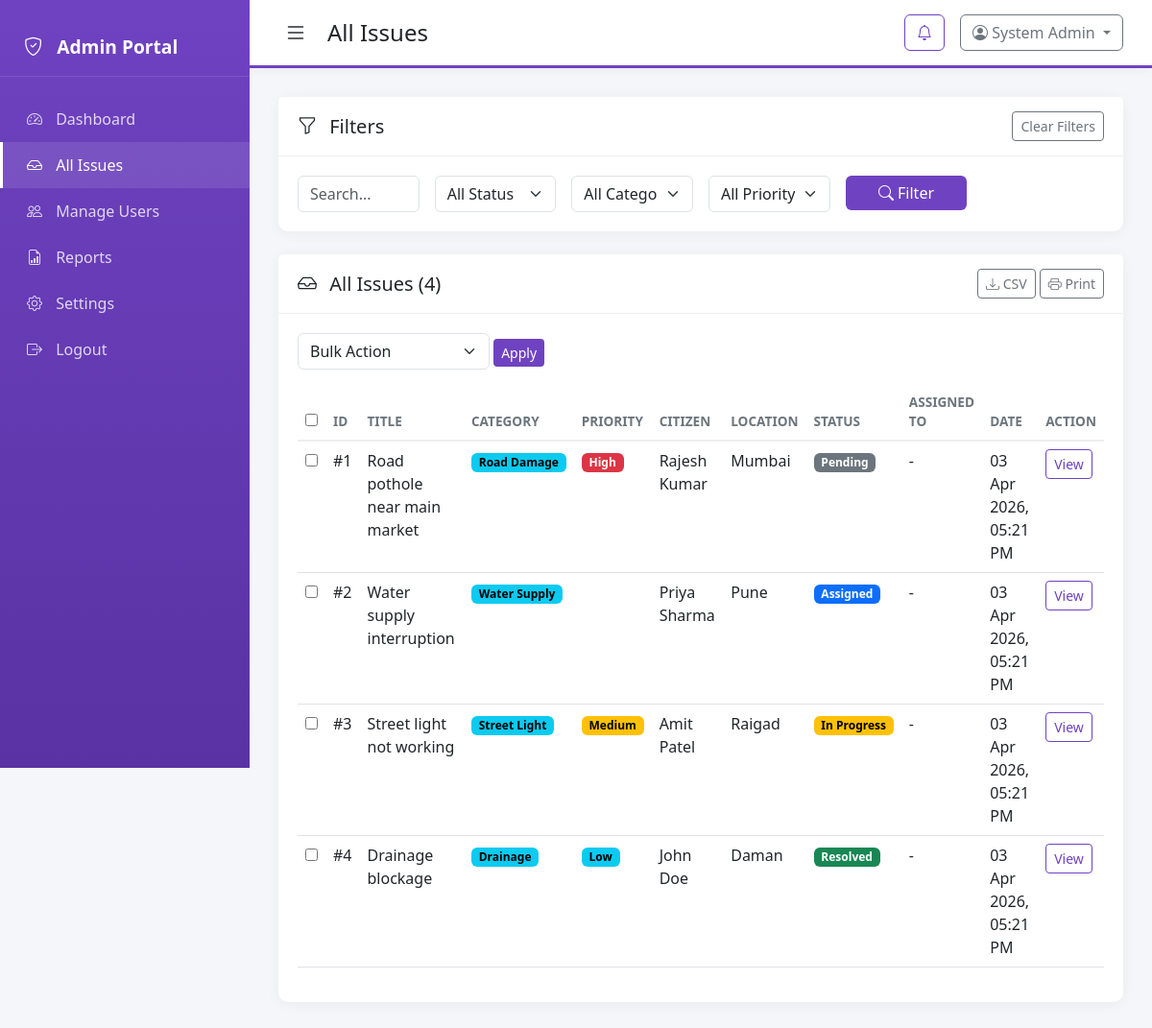
The page /admin/issues.php (signed in) on the database its author committed.
### tables this page shows
CREATE TABLE users (
    id INT AUTO_INCREMENT PRIMARY KEY,
    full_name VARCHAR(100) NOT NULL,
    email VARCHAR(150) NOT NULL UNIQUE,
    phone VARCHAR(20),
    password VARCHAR(255) NOT NULL,
    role ENUM('citizen', 'solver', 'admin') NOT NULL,
    address VARCHAR(255),
    city VARCHAR(100),
    profile_pic VARCHAR(255),
    is_active TINYINT(1) DEFAULT 1,
    created_at TIMESTAMP DEFAULT CURRENT_TIMESTAMP
);

CREATE TABLE issues (
    id INT AUTO_INCREMENT PRIMARY KEY,
    citizen_id INT NOT NULL,
    title VARCHAR(200) NOT NULL,
    description TEXT NOT NULL,
    category ENUM('road', 'water', 'electricity', 'sanitation', 'drainage', 'street_light', 'other') NOT NULL,
    address_line VARCHAR(255),
    village VARCHAR(100),
    taluka VARCHAR(100),
    district VARCHAR(100),
    state VARCHAR(100),
    pincode VARCHAR(10),
    latitude DECIMAL(10, 8),
    longitude DECIMAL(11, 8),
    photo_path VARCHAR(255),
    status ENUM('pending', 'assigned', 'in_progress', 'resolved', 'closed') DEFAULT 'pending',
    priority ENUM('low', 'medium', 'high', 'critical') DEFAULT 'medium',
    assigned_to INT,
    admin_notes TEXT,
    resolved_at DATETIME,
    created_at TIMESTAMP DEFAULT CURRENT_TIMESTAMP,
    updated_at TIMESTAMP DEFAULT CURRENT_TIMESTAMP ON UPDATE CURRENT_TIMESTAMP,
    FOREIGN KEY (citizen_id) REFERENCES users(id) ON DELETE CASCADE,
    FOREIGN KEY (assigned_to) REFERENCES users(id) ON DELETE SET NULL
);

### includes/functions.php (called while the page is built, shortened)
<?php
function sanitize($data) {
    return htmlspecialchars(trim($data), ENT_QUOTES, 'UTF-8');
}
function getStatusColor($status) {
    $colors = [
        'pending' => 'secondary',
        'assigned' => 'primary',
        'in_progress' => 'warning',
        'resolved' => 'success',
        'closed' => 'dark'
    ];
    return $colors[$status] ?? 'secondary';
}
function getPriorityColor($priority) {
    $colors = [
        'low' => 'info',
        'medium' => 'warning',
        'high' => 'danger',
        'critical' => 'bg-danger'
    ];
    return $colors[$priority] ?? 'info';
}
function getCategoryLabel($category) {
    $labels = [
        'road' => 'Road Damage',
        'water' => 'Water Supply',
        'electricity' => 'Electricity',
        'sanitation' => 'Sanitation',
        'drainage' => 'Drainage',
        'street_light' => 'Street Light',
        'other' => 'Other'
    ];
    return $labels[$category] ?? $category;
}
function formatDate($date, $format = 'd M Y, h:i A') {
    return date($format, strtotime($date));
}
function getStatusLabel($status) {
    $labels = [
        'pending' => 'Pending',
        'assigned' => 'Assigned',
        'in_progress' => 'In Progress',
        'resolved' => 'Resolved',
        'closed' => 'Closed'
    ];
    return $labels[$status] ?? $status;
}
function getPriorityLabel($priority) {
    $labels = [
        'low' => 'Low',
        'medium' => 'Medium',
        'high' => 'High',
        'critical' => 'Critical'
    ];
    return $labels[$priority] ?? $priority;
}
function getUserById($pdo, $userId) {
    $stmt = $pdo->prepare("SELECT * FROM users WHERE id = ?");
    $stmt->execute([$userId]);
    return $stmt->fetch();
}

### admin/issues.php (the view, shortened to what this page needs)
<?php
require_once __DIR__ . '/../includes/db.php';
require_once __DIR__ . '/../includes/functions.php';
$userId = $_SESSION['user_id'];
$user = getUserById($pdo, $userId);
$where = "1=1";
$params = [];
$search = $_GET['search'] ?? '';
$stmt = $pdo->prepare("SELECT i.*, u.full_name as citizen_name FROM issues i JOIN users u ON i.citizen_id = u.id WHERE $where ORDER BY i.created_at DESC");
$stmt->execute($params);
$issues = $stmt->fetchAll();
?>
<!DOCTYPE html>
<html lang="en">
<head>
    <link href="https://cdn.jsdelivr.net/npm/bootstrap@5.3.0/dist/css/bootstrap.min.css" rel="stylesheet">
    <link href="https://cdn.jsdelivr.net/npm/bootstrap-icons@1.10.0/font/bootstrap-icons.css" rel="stylesheet">
    <link rel="stylesheet" href="../assets/css/style.css">
</head>
<body>
    <div class="sidebar sidebar-admin">
        <div class="sidebar-header">
            <i class="bi bi-shield-check"></i> Admin Portal
        </div>
        <nav>
            <a href="dashboard.php"><i class="bi bi-speedometer2"></i> Dashboard</a>
            <a href="issues.php" class="active"><i class="bi bi-inbox"></i> All Issues</a>
            <a href="users.php"><i class="bi bi-people"></i> Manage Users</a>
            <a href="reports.php"><i class="bi bi-file-earmark-bar-graph"></i> Reports</a>
            <a href="settings.php"><i class="bi bi-gear"></i> Settings</a>
            <a href="logout.php"><i class="bi bi-box-arrow-right"></i> Logout</a>
        </nav>
    </div>
    <div class="main-content">
        <header class="top-bar top-bar-admin">
            <button class="btn-toggle" onclick="toggleSidebar()">
                <i class="bi bi-list"></i>
            </button>
            <h4>All Issues</h4>
            <div class="ms-auto d-flex align-items-center gap-3">
                <div class="dropdown">
                    <button class="btn btn-outline-purple position-relative" data-bs-toggle="dropdown">
                        <i class="bi bi-bell"></i>
                    </button>
                </div>
                <div class="dropdown">
                    <button class="btn btn-outline-secondary dropdown-toggle" data-bs-toggle="dropdown">
                        <i class="bi bi-person-circle"></i> <?= sanitize($user['full_name']) ?>
                    </button>
                </div>
            </div>
        </header>
        <main class="content">
            <div class="card mb-4">
                <div class="card-header d-flex justify-content-between align-items-center">
                    <h5><i class="bi bi-funnel"></i> Filters</h5>
                    <a href="issues.php" class="btn btn-sm btn-outline-secondary">Clear Filters</a>
                </div>
                <div class="card-body">
                    <form method="GET" class="row g-3">
                        <div class="col-md-2">
                            <input type="text" name="search" class="form-control" placeholder="Search..." value="<?= sanitize($search) ?>">
                        </div>
                        <div class="col-md-2">
                            <select name="status" class="form-select">
                                <option value="">All Status</option>
                            </select>
                        </div>
                        <div class="col-md-2">
                            <select name="category" class="form-select">
                                <option value="">All Categories</option>
                            </select>
                        </div>
                        <div class="col-md-2">
                            <select name="priority" class="form-select">
                                <option value="">All Priority</option>
                            </select>
                        </div>
                        <div class="col-md-2">
                            <button type="submit" class="btn btn-purple w-100"><i class="bi bi-search"></i> Filter</button>
                        </div>
                    </form>
                </div>
            </div>
            <div class="card">
                <div class="card-header d-flex justify-content-between align-items-center">
                    <h5><i class="bi bi-inbox"></i> All Issues (<?= count($issues) ?>)</h5>
                    <div>
                        <button class="btn btn-sm btn-outline-secondary" onclick="exportCSV()"><i class="bi bi-download"></i> CSV</button>
                        <button class="btn btn-sm btn-outline-secondary" onclick="window.print()"><i class="bi bi-printer"></i> Print</button>
                    </div>
                </div>
                <div class="card-body">
                    <form method="POST" id="bulkForm">
                        <div class="mb-3">
                            <select name="bulk_status" class="form-select d-inline-block w-auto">
                                <option value="">Bulk Action</option>
                            </select>
                            <button type="submit" class="btn btn-sm btn-purple">Apply</button>
                        </div>
                        <div class="table-responsive">
                            <table class="table table-hover" id="issuesTable">
                                <thead>
                                    <tr>
                                        <th><input type="checkbox" id="selectAll"></th>
                                        <th>ID</th>
                                        <th>Title</th>
                                        <th>Category</th>
                                        <th>Priority</th>
                                        <th>Citizen</th>
                                        <th>Location</th>
                                        <th>Status</th>
                                        <th>Assigned To</th>
                                        <th>Date</th>
                                        <th>Action</th>
                                    </tr>
                                </thead>
                                <tbody>
                                    <?php foreach ($issues as $issue): ?>
                                        <?php
                                        $assignedTo = null;
                                        ?>
                                        <tr>
                                            <td><input type="checkbox" name="issue_ids[]" value="<?= $issue['id'] ?>"></td>
                                            <td>#<?= $issue['id'] ?></td>
                                            <td><?= sanitize($issue['title']) ?></td>
                                            <td><span class="badge bg-info"><?= getCategoryLabel($issue['category']) ?></span></td>
                                            <td><span class="badge bg-<?= getPriorityColor($issue['priority']) ?>"><?= getPriorityLabel($issue['priority']) ?></span></td>
                                            <td><?= sanitize($issue['citizen_name']) ?></td>
                                            <td><?= sanitize($issue['district']) ?></td>
                                            <td><span class="badge bg-<?= getStatusColor($issue['status']) ?>"><?= getStatusLabel($issue['status']) ?></span></td>
                                            <td><?= $assignedTo ? sanitize($assignedTo) : '-' ?></td>
                                            <td><?= formatDate($issue['created_at']) ?></td>
                                            <td><a href="issue-detail.php?id=<?= $issue['id'] ?>" class="btn btn-sm btn-outline-purple">View</a></td>
                                        </tr>
                                    <?php endforeach; ?>
                                </tbody>
                            </table>
                        </div>
                    </form>
                </div>
            </div>
        </main>
    </div>
</body>
</html>

### assets/css/style.css (style rules this page uses)
:root { --primary: #0d6efd; --secondary: #6c757d; --success: #198754; --warning: #ffc107; --danger: #dc3545; --purple: #6f42c1; --light: #f8f9fa; --dark: #212529; }
body { font-family: 'Segoe UI', Tahoma, Geneva, Verdana, sans-serif; background: #f5f6fa; overflow-x: hidden; }
.sidebar { width: 260px; height: 100vh; background: linear-gradient(180deg, var(--primary) 0%, #0a58ca 100%); position: fixed; left: 0; top: 0; padding-top: 20px; transition: all 0.3s; z-index: 1000; }
.sidebar.sidebar-admin { background: linear-gradient(180deg, var(--purple) 0%, #5a32a3 100%); }
.sidebar-header { padding: 15px 25px; color: white; font-size: 1.2rem; font-weight: 600; border-bottom: 1px solid rgba(255,255,255,0.1); margin-bottom: 20px; }
.sidebar-header i { margin-right: 10px; }
.sidebar nav a { display: block; padding: 12px 25px; color: rgba(255,255,255,0.8); text-decoration: none; transition: all 0.2s; border-left: 3px solid transparent; }
.sidebar nav a:hover, .sidebar nav a.active { background: rgba(255,255,255,0.1); color: white; border-left-color: white; }
.sidebar nav a i { margin-right: 10px; width: 20px; }
.main-content { margin-left: 260px; padding: 0; min-height: 100vh; transition: all 0.3s; }
.top-bar { background: white; padding: 15px 30px; display: flex; align-items: center; box-shadow: 0 2px 10px rgba(0,0,0,0.05); position: sticky; top: 0; z-index: 100; }
.top-bar h4 { margin: 0; color: var(--dark); }
.top-bar.top-bar-admin { border-bottom: 3px solid var(--purple); }
.btn-toggle { background: none; border: none; font-size: 1.5rem; margin-right: 15px; cursor: pointer; color: var(--dark); }
.content { padding: 30px; }
.card { border: none; border-radius: 10px; box-shadow: 0 2px 15px rgba(0,0,0,0.05); margin-bottom: 20px; }
.card-header { background: white; border-bottom: 1px solid #eee; padding: 15px 20px; font-weight: 600; }
.card-header h5 { margin: 0; }
.card-header h5 i { margin-right: 8px; }
.card-body { padding: 20px; }
.btn-purple { background: var(--purple); color: white; border: none; }
.btn-outline-purple { color: var(--purple); border-color: var(--purple); }
.table thead th { border-bottom: 2px solid #eee; font-weight: 600; color: var(--secondary); font-size: 0.85rem; text-transform: uppercase; }
.badge.bg-secondary { background: #6c757d !important; }
.badge.bg-primary { background: #0d6efd !important; }
.badge.bg-warning { background: #ffc107 !important; color: #000; }
.badge.bg-success { background: #198754 !important; }
.badge.bg-danger { background: #dc3545 !important; }
.badge.bg-info { background: #0dcaf0 !important; color: #000; }
.badge.bg-warning { background: #ffc107 !important; }

### rows shown on the page
users: full_name "System Admin"
issues: id "1", title "Road pothole near main market", category "Road Damage", priority "High", citizen.full_name "Rajesh Kumar", district "Mumbai", status "Pending", created_at "03 Apr 2026, 05:21 PM"
issues: id "2", title "Water supply interruption", category "Water Supply", citizen.full_name "Priya Sharma", district "Pune", status "Assigned", created_at "03 Apr 2026, 05:21 PM"
issues: id "3", title "Street light not working", category "Street Light", priority "Medium", citizen.full_name "Amit Patel", district "Raigad", status "In Progress", created_at "03 Apr 2026, 05:21 PM"
issues: id "4", title "Drainage blockage", category "Drainage", priority "Low", citizen.full_name "John Doe", district "Daman", status "Resolved", created_at "03 Apr 2026, 05:21 PM"

### other values the page prints
count($issues) "4"
